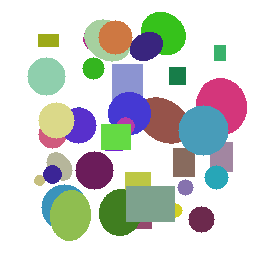
#> input picture data/synthetic/images/synth_00001.png, 256 x 256 px
$ python classical_cv.py --image ../../../data/synthetic/images/synth_00001.png   (older library calls are emulated)
#> lines starting #> are read from the running program, lines starting #| are printed output that depends on the picture; after the words box and inside, x2 and y2 are one past the last pixel; in counts of white or black regions, pixels touching at a corner belong together
"""
classical_cv.py — Advanced Non-DL Computer Vision Methods
=========================================================
Implements:
  - WatershedSegmenter: distance-transform-based watershed
  - GraphSegmenter: Felzenszwalb graph-based segmentation
  - RetailPriorDetector: domain-specific priors (shelf lines, grid layout)

These methods represent the "advanced classical CV" tier,
bridging the gap between simple heuristics and deep learning.

Usage:
    python -m src.baseline.classical_cv                       # eval on synthetic
    python -m src.baseline.classical_cv --image path/to/img   # single image
"""

import json
import sys
import time
from pathlib import Path
from typing import Any, Dict, List, Optional, Tuple

import cv2
import numpy as np
from scipy.optimize import linear_sum_assignment
from skimage.feature import peak_local_max
from skimage.segmentation import felzenszwalb

# ---- Paths ----
PROJECT_ROOT = Path(__file__).resolve().parent.parent.parent
SYNTHETIC_DIR = PROJECT_ROOT / "data" / "synthetic"


# ====================================================================
# Base Class
# ====================================================================


class BaseDetector:
    """Common interface for classical CV detectors."""

    def __init__(self, params: Optional[Dict[str, Any]] = None):
        self._params = params or {}

    # [4 lines left out: function params, not called in this run]

    def set_params(self, **kwargs) -> None:
        """Update parameters."""
        self._params.update(kwargs)

    # [16 lines left out: functions detect, detect_with_masks, not called in this run]

    def _load(self, image) -> Optional[np.ndarray]:
        """Load image from path or pass through array."""
        if isinstance(image, (str, Path)):
            img = cv2.imread(str(image))
#> img is the input picture: shape (256, 256, 3); mean B, G, R 203.1, 207.4, 203.6
            if img is None:
                print(f"[{self.__class__.__name__}] ⚠ Cannot read: {image}")
            return img
        return image

    @staticmethod
    def _contours_to_boxes(contours):
        boxes = []
        for cnt in contours:
            x, y, w, h = cv2.boundingRect(cnt)
            boxes.append((x, y, x + w, y + h))
        return boxes

    # [8 lines left out: function _contours_to_masks, not called in this run]


# ====================================================================
# WatershedSegmenter
# ====================================================================


class WatershedSegmenter(BaseDetector):
    """
    Distance-transform-based watershed segmentation.

    Pipeline:
      1. Grayscale → Gaussian blur → Otsu threshold
      2. Distance transform
      3. peak_local_max for marker seeds
      4. cv2.watershed
      5. Extract regions as contours

    Parameters
    ----------
    blur_ksize : int
        Gaussian blur kernel size (odd).
    min_distance : int
        Minimum distance between peaks in distance transform.
    min_area : int
        Minimum region area in pixels.
    max_area_ratio : float
        Maximum region area as fraction of image area.
    """

    def __init__(
        self,
        blur_ksize: int = 7,
        min_distance: int = 10,
        min_area: int = 80,
        max_area_ratio: float = 0.5,
    ):
        super().__init__(
            {
                "blur_ksize": blur_ksize,
                "min_distance": min_distance,
                "min_area": min_area,
                "max_area_ratio": max_area_ratio,
            }
        )
        self.blur_ksize = blur_ksize
        self.min_distance = min_distance
        self.min_area = min_area
        self.max_area_ratio = max_area_ratio

    def detect(self, image) -> List[Tuple[int, int, int, int]]:
        img = self._load(image)
        if img is None:
            return []
        labels = self._segment(img)
        contours = self._labels_to_contours(labels, img.shape)
        return self._contours_to_boxes(contours)

    # [9 lines left out: function detect_with_masks, not called in this run]

    def _segment(self, img: np.ndarray) -> np.ndarray:
        """Run the watershed pipeline, returns label image."""
        h, w = img.shape[:2]
#> h = 256; w = 256

        # 1. Grayscale → blur → Otsu
        gray = (
            cv2.cvtColor(img, cv2.COLOR_BGR2GRAY) if len(img.shape) == 3 else img.copy()
        )
        blurred = cv2.GaussianBlur(gray, (self.blur_ksize, self.blur_ksize), 0)
        _, binary = cv2.threshold(
            blurred, 0, 255, cv2.THRESH_BINARY_INV + cv2.THRESH_OTSU
        )
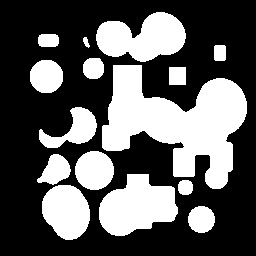
#> binary: shape (256, 256); 35.9% white; 15 white regions, largest, box (x1, y1, x2, y2) and area: (102, 65, 247, 189) 9356, (99, 174, 178, 236) 3341, (96, 12, 186, 62) 3005

        # Morphological cleanup
        kernel = cv2.getStructuringElement(cv2.MORPH_ELLIPSE, (3, 3))
        binary = cv2.morphologyEx(binary, cv2.MORPH_OPEN, kernel, iterations=2)
#> binary: shape (256, 256); 35.7% white; 15 white regions, largest, box (x1, y1, x2, y2) and area: (102, 65, 247, 189) 9339, (99, 174, 178, 236) 3329, (96, 12, 186, 62) 3003

        # 2. Distance transform
        dist = cv2.distanceTransform(binary, cv2.DIST_L2, 5)
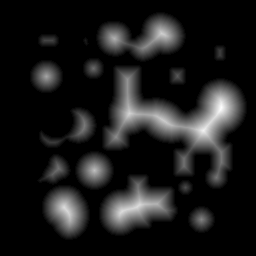
#> dist: shape (256, 256) float32; min 0, max 25.97, mean 2.7; drawn with min black and max white

        # 3. Find peaks (markers)
        if dist.max() < 1:
            return np.zeros((h, w), dtype=np.int32)

        coords = peak_local_max(
            dist,
            min_distance=self.min_distance,
            labels=binary,
        )
#> coords = 26 pairs, first value 33 to 219, second value 44 to 221

        if len(coords) == 0:
            return np.zeros((h, w), dtype=np.int32)

        # Create marker image
        markers = np.zeros_like(binary, dtype=np.int32)
        for i, (r, c) in enumerate(coords, start=1):
            markers[r, c] = i
#> this loop made 26 passes
#> (r, c) on passes 1 to 12: (107, 221), (130, 203), (206, 137), (207, 64), (211, 122), (113, 129), (33, 161), (120, 163), (170, 94), (38, 114), (76, 46), (79, 127)
#> markers: shape (256, 256) int32; 27 distinct labels, from 0 to 26

        # Dilate markers slightly for watershed stability
        markers = cv2.dilate(markers.astype(np.uint8), kernel, iterations=1).astype(
            np.int32
        )
#> markers: shape (256, 256) int32; 27 distinct labels, from 0 to 26
        # Re-label after dilation
        _, markers = cv2.connectedComponents((markers > 0).astype(np.uint8))
#> markers: shape (256, 256) int32; 27 distinct labels, from 0 to 26
        markers = markers + 1  # background = 1
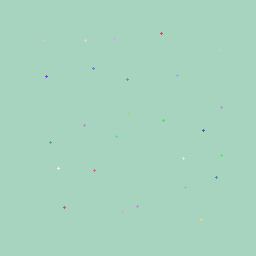
#> markers: shape (256, 256) int32; 27 distinct labels, from 1 to 27; one colour per label, 0 black
        markers[binary == 0] = 0  # unknown stays 0... no, mark sure bg
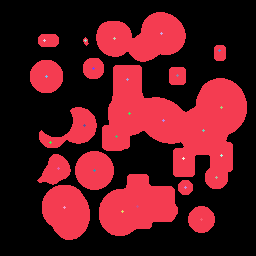
#> markers: shape (256, 256) int32; 28 distinct labels, from 0 to 27; one colour per label, 0 black
        # Actually for watershed: 0 = unknown, positive = known regions
        # background region = 1, foreground regions = 2, 3, ...
        bg_markers = np.zeros_like(markers)
        bg_markers[binary == 0] = 1  # sure background
        # Re-do: create proper markers
        markers_proper = np.zeros((h, w), dtype=np.int32)
        markers_proper[binary == 0] = 1  # sure background
        for i, (r, c) in enumerate(coords, start=2):
            markers_proper[r, c] = i
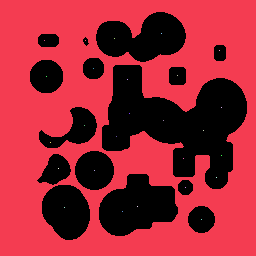
#> markers_proper: shape (256, 256) int32; 28 distinct labels, from 0 to 27; one colour per label, 0 black

        # 4. Watershed
        img_3ch = img if len(img.shape) == 3 else cv2.cvtColor(img, cv2.COLOR_GRAY2BGR)
        labels = cv2.watershed(img_3ch, markers_proper.copy())
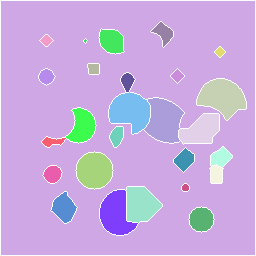
#> labels: shape (256, 256) int32; 28 distinct labels, from -1 to 27; one colour per label, 0 black, -1 white

        return labels

    def _labels_to_contours(self, labels: np.ndarray, shape: tuple) -> List[np.ndarray]:
        """Extract contours from watershed label image, filtering by area."""
#> called with shape = (256, 256, 3)
        h, w = shape[:2]
        image_area = h * w
        max_area = image_area * self.max_area_ratio

        contours = []
        unique = np.unique(labels)
#> unique = 28 values from -1 to 27
        for lbl in unique:
            if lbl <= 1:  # 0 = boundary, 1 = background
                continue
            mask = (labels == lbl).astype(np.uint8) * 255
            cnts, _ = cv2.findContours(mask, cv2.RETR_EXTERNAL, cv2.CHAIN_APPROX_SIMPLE)
            for c in cnts:
                area = cv2.contourArea(c)
                if self.min_area <= area <= max_area:
                    contours.append(c)
#> this loop made 28 passes
#> lbl on pass 1: -1
#> pass 3, in _labels_to_contours, `mask = (labels == lbl).astype(np.uint8) * 255`:
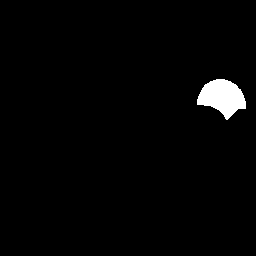
#> mask: shape (256, 256); 1.9% white; 1 white region, box (x1, y1, x2, y2) and area: (197, 79, 246, 120) 1248
#> after the loop: mask: shape (256, 256); 0.01% white in thin lines or dots, all inside (x1, y1, x2, y2) = (84, 39, 87, 43)
#> after the loop, contours = 22 contours; largest, box (x1, y1, x2, y2) and area: (197, 79, 246, 120) 1184, (144, 98, 184, 143) 1159, (109, 92, 150, 134) 1112, (100, 190, 138, 235) 1006, (76, 152, 113, 189) 974
        return contours

    # [5 lines left out: function __repr__, not called in this run]


# ====================================================================
# GraphSegmenter
# ====================================================================


class GraphSegmenter(BaseDetector):
    """
    Felzenszwalb graph-based segmentation.

    Uses skimage.segmentation.felzenszwalb to partition the image into
    regions, then extracts bounding boxes and masks.

    Parameters
    ----------
    scale : float
        Free parameter controlling segment size (higher = larger segments).
    sigma : float
        Width of Gaussian kernel for pre-smoothing.
    min_size : int
        Minimum component size after merging.
    min_area : int
        Minimum region area to keep as a detection.
    max_area_ratio : float
        Maximum region area as fraction of image area.
    """

    def __init__(
        self,
        scale: float = 200,
        sigma: float = 0.5,
        min_size: int = 50,
        min_area: int = 80,
        max_area_ratio: float = 0.5,
    ):
        super().__init__(
            {
                "scale": scale,
                "sigma": sigma,
                "min_size": min_size,
                "min_area": min_area,
                "max_area_ratio": max_area_ratio,
            }
        )
        self.scale = scale
        self.sigma = sigma
        self.min_size = min_size
        self.min_area = min_area
        self.max_area_ratio = max_area_ratio

    def detect(self, image) -> List[Tuple[int, int, int, int]]:
        img = self._load(image)
        if img is None:
            return []
        labels = self._segment(img)
        contours = self._labels_to_contours(labels, img.shape)
        return self._contours_to_boxes(contours)

    # [9 lines left out: function detect_with_masks, not called in this run]

    def _segment(self, img: np.ndarray) -> np.ndarray:
        """Run Felzenszwalb segmentation, returns label image."""
        # Convert BGR → RGB for skimage
        rgb = cv2.cvtColor(img, cv2.COLOR_BGR2RGB) if len(img.shape) == 3 else img
        labels = felzenszwalb(
            rgb,
            scale=self.scale,
            sigma=self.sigma,
            min_size=self.min_size,
        )
        return labels

    def _labels_to_contours(self, labels: np.ndarray, shape: tuple) -> List[np.ndarray]:
        """Extract valid contours from segment labels."""
        h, w = shape[:2]
        image_area = h * w
        max_area = image_area * self.max_area_ratio

        # Find the background label (largest region, usually touching borders)
        unique, counts = np.unique(labels, return_counts=True)
        bg_label = unique[np.argmax(counts)]

        contours = []
        for lbl in unique:
            if lbl == bg_label:
                continue
            mask = (labels == lbl).astype(np.uint8) * 255
            area = np.sum(mask > 0)
            if area < self.min_area or area > max_area:
                continue
            cnts, _ = cv2.findContours(mask, cv2.RETR_EXTERNAL, cv2.CHAIN_APPROX_SIMPLE)
            contours.extend(cnts)
        return contours

    # [5 lines left out: function __repr__, not called in this run]


# ====================================================================
# RetailPriorDetector
# ====================================================================


class RetailPriorDetector(BaseDetector):
    """
    Domain-specific detector for structured retail shelf images.

    Combines Felzenszwalb segmentation with retail-specific priors:
      1. Detect horizontal shelf lines via HoughLinesP
      2. Partition the image into shelf bands between detected lines
      3. Within each band, detect peaks along vertical strips → grid cells
      4. Refine cells with graph segmentation for final detections

    Parameters
    ----------
    hough_threshold : int
        Accumulator threshold for HoughLinesP.
    hough_min_length : int
        Minimum line length for shelf detection.
    hough_max_gap : int
        Maximum gap between line segments.
    angle_tolerance : float
        Tolerance in degrees for horizontal line detection.
    strip_width : int
        Width of vertical strips for peak detection (pixels).
    peak_prominence : float
        Minimum prominence for peak detection in vertical profiles.
    fallback_scale : float
        Felzenszwalb scale for fallback segmentation.
    min_area : int
        Minimum detection area.
    """

    def __init__(
        self,
        hough_threshold: int = 50,
        hough_min_length: int = 80,
        hough_max_gap: int = 20,
        angle_tolerance: float = 5.0,
        strip_width: int = 30,
        peak_prominence: float = 10.0,
        fallback_scale: float = 150,
        min_area: int = 80,
    ):
        super().__init__(
            {
                "hough_threshold": hough_threshold,
                "hough_min_length": hough_min_length,
                "hough_max_gap": hough_max_gap,
                "angle_tolerance": angle_tolerance,
                "strip_width": strip_width,
                "peak_prominence": peak_prominence,
                "fallback_scale": fallback_scale,
                "min_area": min_area,
            }
        )
        self.hough_threshold = hough_threshold
        self.hough_min_length = hough_min_length
        self.hough_max_gap = hough_max_gap
        self.angle_tolerance = angle_tolerance
        self.strip_width = strip_width
        self.peak_prominence = peak_prominence
        self.fallback_scale = fallback_scale
        self.min_area = min_area

        # Internal fallback segmenter
        self._graph_seg = GraphSegmenter(
            scale=fallback_scale, sigma=0.5, min_size=50, min_area=min_area
        )

    def detect(self, image) -> List[Tuple[int, int, int, int]]:
        img = self._load(image)
        if img is None:
            return []
        return self._detect_impl(img)

    # [12 lines left out: function detect_with_masks, not called in this run]

    def _detect_impl(self, img: np.ndarray) -> List[Tuple[int, int, int, int]]:
        """Main detection pipeline."""
        h, w = img.shape[:2]

        # Step 1: Detect horizontal shelf lines
        shelf_lines = self._detect_shelf_lines(img)

        if len(shelf_lines) >= 2:
            # Step 2: Partition into shelf bands
            bands = self._create_shelf_bands(shelf_lines, h)

            # Step 3: Detect objects within each band using grid peaks
            boxes = []
            for band_top, band_bottom in bands:
                band_h = band_bottom - band_top
                if band_h < 10:
                    continue
                band_img = img[band_top:band_bottom, :, :]
                band_boxes = self._detect_in_band(band_img, w, band_top)
                boxes.extend(band_boxes)

            # If grid-prior produced results, use them
            if boxes:
                return boxes

        # Fallback: use graph segmentation directly
        return self._graph_seg.detect(img)

    def _detect_shelf_lines(self, img: np.ndarray) -> List[int]:
        """Detect horizontal shelf lines using Hough transform."""
        gray = cv2.cvtColor(img, cv2.COLOR_BGR2GRAY) if len(img.shape) == 3 else img
        edges = cv2.Canny(gray, 50, 150)

        lines = cv2.HoughLinesP(
            edges,
            rho=1,
            theta=np.pi / 180,
            threshold=self.hough_threshold,
            minLineLength=self.hough_min_length,
            maxLineGap=self.hough_max_gap,
        )

        if lines is None:
            return []

        # Filter near-horizontal lines
        horizontal_ys = []
        for line in lines:
            x1, y1, x2, y2 = line[0]
            if abs(x2 - x1) < 1:
                continue
            angle = abs(np.degrees(np.arctan2(y2 - y1, x2 - x1)))
            if angle <= self.angle_tolerance or angle >= (180 - self.angle_tolerance):
                horizontal_ys.append((y1 + y2) // 2)

        if not horizontal_ys:
            return []

        # Cluster nearby y-values (merge lines within 15px)
        horizontal_ys = sorted(horizontal_ys)
        clustered = [horizontal_ys[0]]
        for y in horizontal_ys[1:]:
            if y - clustered[-1] > 15:
                clustered.append(y)

        return clustered

    # [170 lines left out: functions _create_shelf_bands, _detect_in_band, __repr__, compute_iou, evaluate_detections, not called in this run]


# ====================================================================
# CLI
# ====================================================================

if __name__ == "__main__":
    import argparse

    parser = argparse.ArgumentParser(
        description="Run classical CV detectors",
        formatter_class=argparse.ArgumentDefaultsHelpFormatter,
    )
    parser.add_argument("--image", type=str, default=None, help="Single image path")
    parser.add_argument(
        "--method",
        type=str,
        default="all",
        choices=["watershed", "graph", "retail", "all"],
    )
    parser.add_argument("--num_samples", type=int, default=10)
    args = parser.parse_args()

    methods = {
        "watershed": WatershedSegmenter(),
        "graph": GraphSegmenter(),
        "retail": RetailPriorDetector(),
    }

    if args.method != "all":
        methods = {args.method: methods[args.method]}

    if args.image:
        for name, det in methods.items():
            boxes = det.detect(args.image)
#> the loop in _contours_to_boxes, `for cnt in contours:` made 22 passes
#> (x, y, w, h) on passes 1 to 12: (197, 79, 49, 41), (179, 114, 40, 30), (126, 187, 36, 36), (51, 192, 26, 31), (100, 190, 38, 45), (109, 92, 41, 42), (151, 22, 22, 25), (144, 98, 40, 45), (76, 152, 37, 37), (99, 29, 25, 25), (39, 69, 16, 16), (121, 73, 14, 19)
#> after the loop in _contours_to_boxes, `for cnt in contours:`: boxes = 22 items, first 6: (197, 79, 246, 120), (179, 114, 219, 144), (126, 187, 162, 223), (51, 192, 77, 223), (100, 190, 138, 235), (109, 92, 150, 134)
            print(f"[{name}] Detected {len(boxes)} objects")
#| [watershed] Detected 22 objects
    else:
        # Evaluate on synthetic
        ann_path = SYNTHETIC_DIR / "annotations.json"
        if not ann_path.exists():
            print("⚠ Synthetic data not found. Run: python -m src.synthetic_generator")
            sys.exit(1)

        with open(ann_path) as f:
            coco = json.load(f)

        img_map = {img["id"]: img["file_name"] for img in coco["images"]}
        gt_by_image = {}
        for ann in coco["annotations"]:
            x, y, w, h = ann["bbox"]
            fname = img_map[ann["image_id"]]
            gt_by_image.setdefault(fname, []).append((x, y, x + w, y + h))

        rng = np.random.RandomState(42)
        images = list(img_map.values())
        if len(images) > args.num_samples:
            images = rng.choice(images, args.num_samples, replace=False).tolist()

        for name, det in methods.items():
            print(f"\n{'=' * 50}")
            print(f"  {name.upper()} — {det}")
            print(f"{'=' * 50}")

            all_metrics = []
            for fname in images:
                img_path = str(SYNTHETIC_DIR / "images" / fname)
                gt = gt_by_image.get(fname, [])
                t0 = time.time()
                pred = det.detect(img_path)
                dt = time.time() - t0
                m = evaluate_detections(pred, gt)
                m["time_ms"] = round(dt * 1000, 1)
                all_metrics.append(m)

            avg = {
                k: np.mean([m[k] for m in all_metrics])
                for k in [
                    "count_error",
                    "precision",
                    "recall",
                    "f1",
                    "mean_iou",
                    "time_ms",
                ]
            }
            print(f"  Count MAE: {avg['count_error']:.1f}")
            print(f"  Precision: {avg['precision']:.3f}")
            print(f"  Recall:    {avg['recall']:.3f}")
            print(f"  F1:        {avg['f1']:.3f}")
            print(f"  Mean IoU:  {avg['mean_iou']:.3f}")
            print(f"  Avg time:  {avg['time_ms']:.1f} ms")
